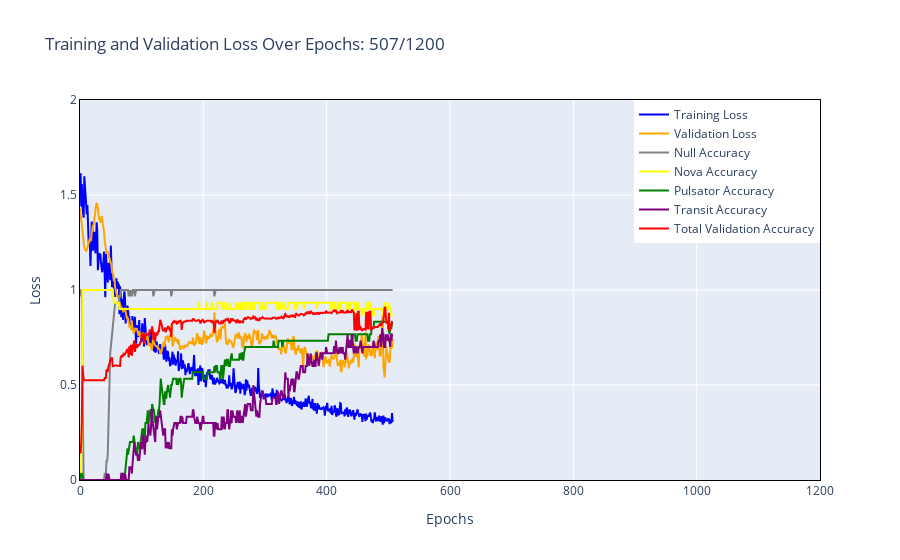

Notebook source saved alongside this figure:
### Markdown cell above
# Training Loop (Single)

### Code cell
kwargs = dict(samples=1024, out=4, learnsamples=True)
model = CNFourierModel(**kwargs).to(device)
# kwargs = dict(out=4)
# model = CNN(**kwargs).to(device)
optim = torch.optim.AdamW(model.parameters(), lr=0.00004, weight_decay=10**-5.1, amsgrad=True)
loss = torch.nn.CrossEntropyLoss().to(device)
gen_train(model, kwargs, optim, loss, train, valid, 1200, False, tracking=True)

### Figure 1 — Plotly figure (JSON) as saved in the notebook; plotly's stock layout.template omitted (floating-point values rounded to 4 significant figures; data arrays with more than 128 entries replaced by an {"elided": "..."} marker saying what was removed)
{"data": [{"line": {"color": "blue"}, "mode": "lines", "name": "Training Loss", "type": "scatter", "x": {"elided": "1200 int values"}, "y": {"elided": "508 float values"}}, {"line": {"color": "orange"}, "mode": "lines", "name": "Validation Loss", "type": "scatter", "x": {"elided": "1200 int values"}, "y": {"elided": "508 float values"}}, {"line": {"color": "gray"}, "mode": "lines", "name": "Null Accuracy", "type": "scatter", "x": {"elided": "1200 int values"}, "y": {"elided": "508 float values"}}, {"line": {"color": "yellow"}, "mode": "lines", "name": "Nova Accuracy", "type": "scatter", "x": {"elided": "1200 int values"}, "y": {"elided": "508 float values"}}, {"line": {"color": "green"}, "mode": "lines", "name": "Pulsator Accuracy", "type": "scatter", "x": {"elided": "1200 int values"}, "y": {"elided": "508 float values"}}, {"line": {"color": "purple"}, "mode": "lines", "name": "Transit Accuracy", "type": "scatter", "x": {"elided": "1200 int values"}, "y": {"elided": "508 float values"}}, {"line": {"color": "red"}, "mode": "lines", "name": "Total Validation Accuracy", "type": "scatter", "x": {"elided": "1200 int values"}, "y": {"elided": "508 float values"}}], "layout": {"legend": {"x": 1, "xanchor": "right", "y": 1, "yanchor": "top"}, "title": {"text": "Training and Validation Loss Over Epochs: 507/1200"}, "xaxis": {"linecolor": "black", "linewidth": 1, "mirror": true, "range": [0, 1200], "showline": true, "tickfont": {"size": 12}, "title": {"text": "Epochs"}}, "yaxis": {"linecolor": "black", "linewidth": 1, "mirror": true, "range": [0, 2], "showline": true, "tickfont": {"size": 12}, "title": {"text": "Loss"}}}}
